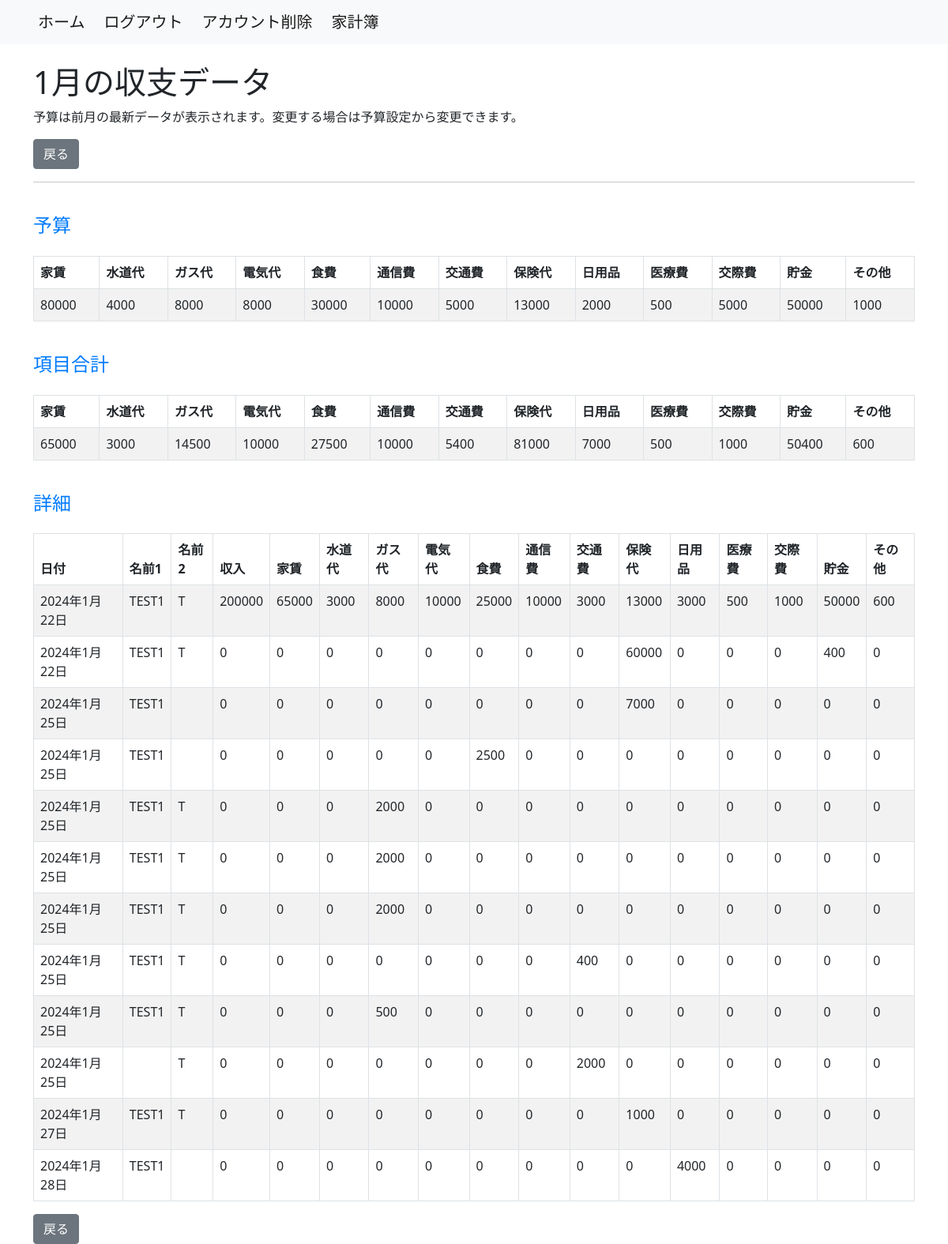
Page /household_budget/monthly_data/2024-1/ (signed in) on the committed database.
### household_budget/models.py (models this page shows, shortened)
class Budget(models.Model):
    user = models.ForeignKey(settings.AUTH_USER_MODEL, on_delete=models.CASCADE)
    event_date = models.DateField(default=datetime.date.today)
    rent_budget = models.IntegerField(default=0)
    water_supply_budget = models.IntegerField(default=0)
    gas_budget = models.IntegerField(default=0)
    electricity_budget = models.IntegerField(default=0)
    food_expenses_budget = models.IntegerField(default=0)
    communication_expenses_budget = models.IntegerField(default=0)
    transportation_expenses_budget = models.IntegerField(default=0)
    insurance_fee_budget = models.IntegerField(default=0)
    daily_necessities_budget = models.IntegerField(default=0)
    medical_bills_budget = models.IntegerField(default=0)
    entertainment_expenses_budget = models.IntegerField(default=0)
    saving_budget = models.IntegerField(default=0)
    add_item_budget = models.IntegerField(default=0)
    class Meta:
        db_table = 'Budget'

class BalanceOfPayments(models.Model):
    user = models.ForeignKey(settings.AUTH_USER_MODEL, on_delete=models.CASCADE)
    event_date = models.DateField()
    name_1 = models.CharField(max_length=20, default='', null=True)
    name_2 = models.CharField(max_length=20, default='', null=True)
    income = models.IntegerField(default=0)
    rent = models.IntegerField(default=0)
    water_supply = models.IntegerField(default=0)
    gas = models.IntegerField(default=0)
    electricity = models.IntegerField(default=0)
    food_expenses = models.IntegerField(default=0)
    communication_expenses = models.IntegerField(default=0)
    transportation_expenses = models.IntegerField(default=0)
    insurance_fee = models.IntegerField(default=0)
    daily_necessities = models.IntegerField(default=0)
    medical_bills = models.IntegerField(default=0)
    entertainment_expenses = models.IntegerField(default=0)
    saving = models.IntegerField(default=0)
    add_item = models.IntegerField(default=0)
    class Meta:
        db_table = 'BalanceOfPayments'
        ordering = ['event_date']

### household_budget/views.py (the view)
# urls.py: path('monthly_data/<int:year>-<int:month>/', M_DataView.as_view(), name='monthly_data'),
class M_DataView(View):
    template_name = 'm_data.html'
    def get(self, request, *args, **kwargs):
        requested_year = kwargs.get('year')
        requested_month = kwargs.get('month')
        if requested_year is not None and requested_month is not None:
            requested_year_month_str = f"{requested_year}-{requested_month}"
        else:
            return HttpResponse('Invalid URL format')
        try:
            requested_year_month = datetime.strptime(requested_year_month_str, "%Y-%m")
        except ValueError:
            return HttpResponse('Invalid date format')
        user = request.user
        latest_budget = self.get_latest_budget(user, requested_year_month)
        item_totals = self.calculate_item_totals(user, requested_year_month)
        monthly_data = BalanceOfPayments.objects.filter(
            user=user,
            event_date__year=requested_year_month.year,
            event_date__month=requested_year_month.month,
        )
        context = {
            'monthly_data': monthly_data,
            'requested_year_month': requested_year_month,
            'latest_budget': latest_budget,
            'item_totals': item_totals,
        }
        return render(request, self.template_name, context)
    def get_latest_budget(self, user, requested_year_month):
        latest_budget_queryset = Budget.objects.filter(
        user=user,
        event_date__year=requested_year_month.year,
        event_date__month=requested_year_month.month,
    ).order_by('-event_date')
        if latest_budget_queryset.exists():
           return latest_budget_queryset.first()
        return Budget.objects.filter(user=user).order_by('-event_date').first()
    def calculate_item_totals(self, user, requested_year_month):
        monthly_data = BalanceOfPayments.objects.filter(
            user=user,
            event_date__year=requested_year_month.year,
            event_date__month=requested_year_month.month,
        )
        item_totals = {
            'rent': monthly_data.aggregate(Sum('rent'))['rent__sum'] or 0,
            'water_supply': monthly_data.aggregate(Sum('water_supply'))['water_supply__sum'] or 0,
            'gas': monthly_data.aggregate(Sum('gas'))['gas__sum'] or 0,
            'electricity': monthly_data.aggregate(Sum('electricity'))['electricity__sum'] or 0,
            'food_expenses': monthly_data.aggregate(Sum('food_expenses'))['food_expenses__sum'] or 0,
            'communication_expenses': monthly_data.aggregate(Sum('communication_expenses'))['communication_expenses__sum'] or 0,
            'transportation_expenses': monthly_data.aggregate(Sum('transportation_expenses'))['transportation_expenses__sum'] or 0,
            'insurance_fee': monthly_data.aggregate(Sum('insurance_fee'))['insurance_fee__sum'] or 0,
            'daily_necessities': monthly_data.aggregate(Sum('daily_necessities'))['daily_necessities__sum'] or 0,
            'medical_bills': monthly_data.aggregate(Sum('medical_bills'))['medical_bills__sum'] or 0,
            'entertainment_expenses': monthly_data.aggregate(Sum('entertainment_expenses'))['entertainment_expenses__sum'] or 0,
            'saving': monthly_data.aggregate(Sum('saving'))['saving__sum'] or 0,
            'add_item': monthly_data.aggregate(Sum('add_item'))['add_item__sum'] or 0,
        }
        return item_totals

### household_budget/templates/m_data.html (shortened to what this page needs)
{% extends 'base.html' %}
{% block content %}
  <div class="container mt-4">
    <h1>{{ requested_year_month|date:"n月" }}の収支データ</h1>
    <p>予算は前月の最新データが表示されます。変更する場合は予算設定から変更できます。</p>
    <a href="{% url 'accounts:user' %}" class="btn btn-secondary ml-2">戻る</a>
    <hr>
    {% if latest_budget %}
      <h4>予算</h4>
      <table class="table table-striped table-bordered mt-4">
        <thead class="thead-dark">
          <tr>
            <th>家賃</th>
            <th>水道代</th>
            <th>ガス代</th>
            <th>電気代</th>
            <th>食費</th>
            <th>通信費</th>
            <th>交通費</th>
            <th>保険代</th>
            <th>日用品</th>
            <th>医療費</th>
            <th>交際費</th>
            <th>貯金</th>
            <th>その他</th>
          </tr>
        </thead>
        <tbody>
            <tr>
              <td>{{ latest_budget.rent_budget }}</td>
              <td>{{ latest_budget.water_supply_budget }}</td>
              <td>{{ latest_budget.gas_budget }}</td>
              <td>{{ latest_budget.electricity_budget }}</td>
              <td>{{ latest_budget.food_expenses_budget }}</td>
              <td>{{ latest_budget.communication_expenses_budget }}</td>
              <td>{{ latest_budget.transportation_expenses_budget }}</td>
              <td>{{ latest_budget.insurance_fee_budget }}</td>
              <td>{{ latest_budget.daily_necessities_budget }}</td>
              <td>{{ latest_budget.medical_bills_budget }}</td>
              <td>{{ latest_budget.entertainment_expenses_budget }}</td>
              <td>{{ latest_budget.saving_budget }}</td>
              <td>{{ latest_budget.add_item_budget }}</td>
            </tr>
        </tbody>
      </table>
      <h4>項目合計</h4>
      <table class="table table-striped table-bordered mt-4">
        <thead class="thead-dark">
          <tr>
            <th>家賃</th>
            <th>水道代</th>
            <th>ガス代</th>
            <th>電気代</th>
            <th>食費</th>
            <th>通信費</th>
            <th>交通費</th>
            <th>保険代</th>
            <th>日用品</th>
            <th>医療費</th>
            <th>交際費</th>
            <th>貯金</th>
            <th>その他</th>
          </tr>
        </thead>
        <tbody>
            <tr>
              <td>{{ item_totals.rent }}</td>
              <td>{{ item_totals.water_supply }}</td>
              <td>{{ item_totals.gas }}</td>
              <td>{{ item_totals.electricity }}</td>
              <td>{{ item_totals.food_expenses }}</td>
              <td>{{ item_totals.communication_expenses }}</td>
              <td>{{ item_totals.transportation_expenses }}</td>
              <td>{{ item_totals.insurance_fee }}</td>
              <td>{{ item_totals.daily_necessities }}</td>
              <td>{{ item_totals.medical_bills }}</td>
              <td>{{ item_totals.entertainment_expenses }}</td>
              <td>{{ item_totals.saving }}</td>
              <td>{{ item_totals.add_item }}</td>
            </tr>
        </tbody>
      </table>
    {% endif %}
      <h4>詳細</h4>
    {% if monthly_data %}
      <table class="table table-striped table-bordered mt-4">
        <thead class="thead-dark">
          <tr>
            <th>日付</th>
            <th>名前1</th>
            <th>名前2</th>
            <th>収入</th>
            <th>家賃</th>
            <th>水道代</th>
            <th>ガス代</th>
            <th>電気代</th>
            <th>食費</th>
            <th>通信費</th>
            <th>交通費</th>
            <th>保険代</th>
            <th>日用品</th>
            <th>医療費</th>
            <th>交際費</th>
            <th>貯金</th>
            <th>その他</th>
          </tr>
        </thead>
        <tbody>
          {% for balance in monthly_data %}
            <tr>
              <td>{{ balance.event_date }}</td>
              <td>{{ balance.name_1 }}</td>
              <td>{{ balance.name_2 }}</td>
              <td>{{ balance.income }}</td>
              <td>{{ balance.rent }}</td>
              <td>{{ balance.water_supply }}</td>
              <td>{{ balance.gas }}</td>
              <td>{{ balance.electricity }}</td>
              <td>{{ balance.food_expenses }}</td>
              <td>{{ balance.communication_expenses }}</td>
              <td>{{ balance.transportation_expenses }}</td>
              <td>{{ balance.insurance_fee }}</td>
              <td>{{ balance.daily_necessities }}</td>
              <td>{{ balance.medical_bills }}</td>
              <td>{{ balance.entertainment_expenses }}</td>
              <td>{{ balance.saving }}</td>
              <td>{{ balance.add_item }}</td>
            </tr>
          {% endfor %}
        </tbody>
      </table>
    {% else %}
      <p class="mt-4">データがまだ未入力です。</p>
    {% endif %}
    <a href="{% url 'accounts:user' %}" class="btn btn-secondary ml-2">戻る</a>
  </div>
{% endblock %}

### household_budget/templates/m_data.html (style rules this page uses)
.container { margin-top: 2rem; }
h4 { color: #007bff; margin-top: 40px; }

### rows in the picture
Budget: rent_budget "80000", water_supply_budget "4000", gas_budget "8000", electricity_budget "8000", food_expenses_budget "30000", communication_expenses_budget "10000", transportation_expenses_budget "5000", insurance_fee_budget "13000", daily_necessities_budget "2000", medical_bills_budget "500", entertainment_expenses_budget "5000", saving_budget "50000", add_item_budget "1000"
BalanceOfPayments: event_date "2024年1月22日", name_1 "TEST1", name_2 "T", income "200000", rent "65000", water_supply "3000", gas "8000", electricity "10000", food_expenses "25000", communication_expenses "10000", transportation_expenses "3000", insurance_fee "13000", daily_necessities "3000", medical_bills "500", entertainment_expenses "1000", saving "50000", add_item "600"
BalanceOfPayments: event_date "2024年1月22日", name_1 "TEST1", name_2 "T", income "0", rent "0", water_supply "0", gas "0", electricity "0", food_expenses "0", communication_expenses "0", transportation_expenses "0", insurance_fee "60000", daily_necessities "0", medical_bills "0", entertainment_expenses "0", saving "400", add_item "0"
BalanceOfPayments: event_date "2024年1月25日", name_1 "TEST1", income "0", rent "0", water_supply "0", gas "0", electricity "0", food_expenses "0", communication_expenses "0", transportation_expenses "0", insurance_fee "7000", daily_necessities "0", medical_bills "0", entertainment_expenses "0", saving "0", add_item "0"
BalanceOfPayments: event_date "2024年1月25日", name_1 "TEST1", income "0", rent "0", water_supply "0", gas "0", electricity "0", food_expenses "2500", communication_expenses "0", transportation_expenses "0", insurance_fee "0", daily_necessities "0", medical_bills "0", entertainment_expenses "0", saving "0", add_item "0"
BalanceOfPayments: event_date "2024年1月25日", name_1 "TEST1", name_2 "T", income "0", rent "0", water_supply "0", gas "2000", electricity "0", food_expenses "0", communication_expenses "0", transportation_expenses "0", insurance_fee "0", daily_necessities "0", medical_bills "0", entertainment_expenses "0", saving "0", add_item "0"
BalanceOfPayments: event_date "2024年1月25日", name_1 "TEST1", name_2 "T", income "0", rent "0", water_supply "0", gas "2000", electricity "0", food_expenses "0", communication_expenses "0", transportation_expenses "0", insurance_fee "0", daily_necessities "0", medical_bills "0", entertainment_expenses "0", saving "0", add_item "0"
BalanceOfPayments: event_date "2024年1月25日", name_1 "TEST1", name_2 "T", income "0", rent "0", water_supply "0", gas "2000", electricity "0", food_expenses "0", communication_expenses "0", transportation_expenses "0", insurance_fee "0", daily_necessities "0", medical_bills "0", entertainment_expenses "0", saving "0", add_item "0"
BalanceOfPayments: event_date "2024年1月25日", name_1 "TEST1", name_2 "T", income "0", rent "0", water_supply "0", gas "0", electricity "0", food_expenses "0", communication_expenses "0", transportation_expenses "400", insurance_fee "0", daily_necessities "0", medical_bills "0", entertainment_expenses "0", saving "0", add_item "0"
BalanceOfPayments: event_date "2024年1月25日", name_1 "TEST1", name_2 "T", income "0", rent "0", water_supply "0", gas "500", electricity "0", food_expenses "0", communication_expenses "0", transportation_expenses "0", insurance_fee "0", daily_necessities "0", medical_bills "0", entertainment_expenses "0", saving "0", add_item "0"
BalanceOfPayments: event_date "2024年1月25日", name_2 "T", income "0", rent "0", water_supply "0", gas "0", electricity "0", food_expenses "0", communication_expenses "0", transportation_expenses "2000", insurance_fee "0", daily_necessities "0", medical_bills "0", entertainment_expenses "0", saving "0", add_item "0"
BalanceOfPayments: event_date "2024年1月27日", name_1 "TEST1", name_2 "T", income "0", rent "0", water_supply "0", gas "0", electricity "0", food_expenses "0", communication_expenses "0", transportation_expenses "0", insurance_fee "1000", daily_necessities "0", medical_bills "0", entertainment_expenses "0", saving "0", add_item "0"
BalanceOfPayments: event_date "2024年1月28日", name_1 "TEST1", income "0", rent "0", water_supply "0", gas "0", electricity "0", food_expenses "0", communication_expenses "0", transportation_expenses "0", insurance_fee "0", daily_necessities "4000", medical_bills "0", entertainment_expenses "0", saving "0", add_item "0"

### other values in the picture
{{ requested_year_month|date:"n月" }} "1月"
{{ item_totals.rent }} "65000"
{{ item_totals.water_supply }} "3000"
{{ item_totals.gas }} "14500"
{{ item_totals.electricity }} "10000"
{{ item_totals.food_expenses }} "27500"
{{ item_totals.communication_expenses }} "10000"
{{ item_totals.transportation_expenses }} "5400"
{{ item_totals.insurance_fee }} "81000"
{{ item_totals.daily_necessities }} "7000"
{{ item_totals.medical_bills }} "500"
{{ item_totals.entertainment_expenses }} "1000"
{{ item_totals.saving }} "50400"
{{ item_totals.add_item }} "600"
